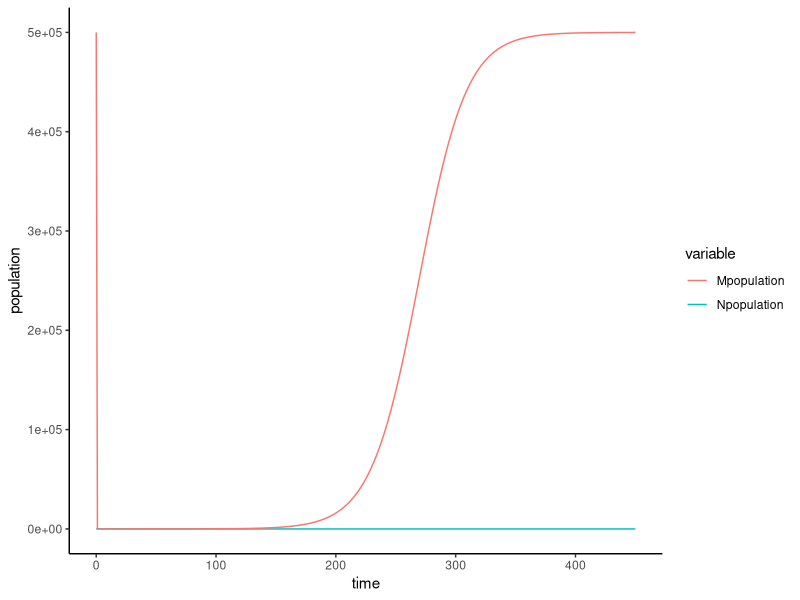

This chart was generated by the following R code:
#Define vaiables (not all used, just to keep track of what they represent)
#Initial normal cells
N0=99
#normal cell growth rate under treatment
rn=-.1
#mutant cell growth under treatment
rm=.05
#Carrying capacity
K1=1000000
#Number of time steps
istep1=1:450
#Initial mutant cells
M0=1
#Make empty matrix
output1=matrix(data=NA,nrow=(1+length(istep1)),ncol=3)
#Set column 1 as time
output1[,1]=c(istep1,0)
#set initial values in matrix
output1[1,2]=99
output1[1,3]=1
#for each time step, calculate individuals added and subtracted from each population
#and put the new value in the next row of the matrix
for(i in 1:length(istep1)){
  
  output1[(i+1),2]=output1[(i),2]+rn*output1[(i),2]*(1-(output1[(i),2]+output1[(i),3])/K1)
  output1[(i+1),3]=output1[(i),3]+rm*output1[(i),3]*(1-(output1[(i),3]+output1[(i),3])/K1)
}
#convert matrix to dataframe for ggplot
outputdata1=data.frame(time=output1[,1], Npopulation=output1[,2], Mpopulation=output1[,3])
library(ggplot2)
#graph the 2 populations with different-colored lines
ggplot(data=outputdata1, aes(x=time,y=population, color=variable))+
  geom_line(aes(y=Npopulation, color="Npopulation"))+
  geom_line(aes(y=Mpopulation, color="Mpopulation"))+
  theme_classic()